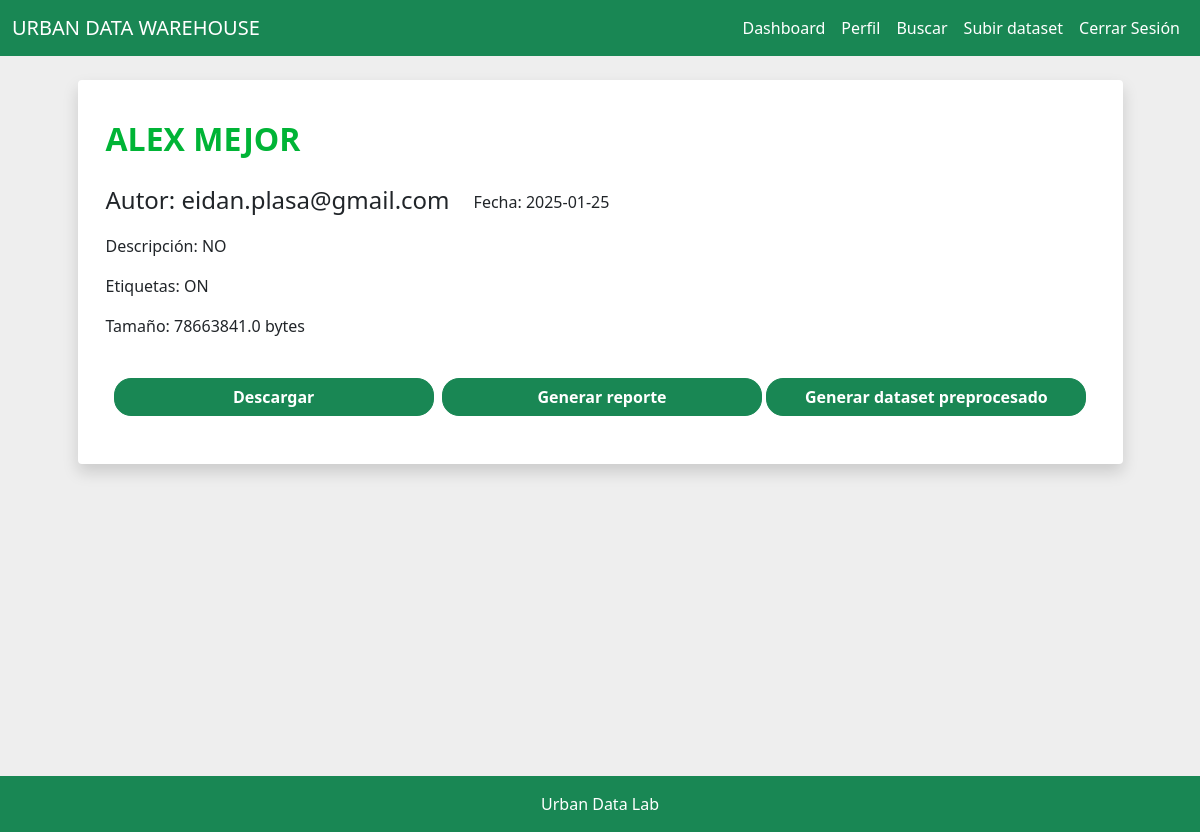
The page /view/21 (signed in) on the database its author committed.
### tables this page shows
CREATE TABLE datasets (
            id INTEGER PRIMARY KEY AUTOINCREMENT,
            user_id INTEGER NOT NULL,
            name TEXT NOT NULL,
            description TEXT,
            upload_date DATE NOT NULL,
            tag TEXT,
            size REAL,
            has_report BOOLEAN NOT NULL,
            FOREIGN KEY(user_id) REFERENCES users(id)
        );

CREATE TABLE users (
            id INTEGER PRIMARY KEY AUTOINCREMENT,
            username TEXT NOT NULL UNIQUE,
            password_hash TEXT NOT NULL
        );

### routes.py (the view, shortened to what this page needs)
@app.route('/view/<int:dataset_id>', methods=['GET', 'POST'])
@login_required
def view(dataset_id):
    db = get_db()
    cursor = db.cursor()
    cursor.execute('''
        SELECT datasets.id, datasets.name, datasets.description, datasets.upload_date, datasets.tag, datasets.size, datasets.has_report, users.username
        FROM datasets
        JOIN users ON datasets.user_id = users.id
        WHERE datasets.id = ?
    ''', (dataset_id,))
    dataset = cursor.fetchone()
    if not dataset:
        flash('dataset no encontrado.', 'danger')
        return redirect(url_for('search'))
    dataset_id, name, description, upload_date, tag, size, has_report, username = dataset
    dataset_tags = [t.strip().lower() for t in tag.split(',')]
    if 'viewed_tags' not in session:
        session['viewed_tags'] = []
    session['viewed_tags'].extend(dataset_tags)
    archivo_original = None
    extension = ""
    for file in os.listdir(DATASET_DIRECTORY):
        base, ext = os.path.splitext(file)
        if base == str(dataset_id):
            archivo_original = file
            extension = ext
            break
    ruta_original = os.path.join(DATASET_DIRECTORY, archivo_original) if archivo_original else None
    pdf_path = os.path.join(REPORT_DIRECTORY, f"{dataset_id}.pdf")
    pdf_exists = os.path.exists(pdf_path) and has_report == 1
    processed_path = os.path.join(PROCESSED_DIRECTORY, f"{dataset_id}.csv")
    processed_exists = os.path.exists(processed_path)
    return render_template('view.html',
                           dataset_id=dataset_id,
                           name=name,
                           description=description,
                           upload_date=upload_date,
                           tag=tag,
                           size=size,
                           username=username,
                           pdf_exists=pdf_exists,
                           processed_exists=processed_exists)

### __init__.py (called while the page is built)
def get_db():
    db = getattr(g, '_database', None)
    if db is None:
        db = g._database = sqlite3.connect(DATABASE)
    return db

@app.teardown_appcontext
def close_connection(exception):
    db = getattr(g, '_database', None)
    if db is not None:
        db.close()

### models.py (called while the page is built)
@login_manager.user_loader
def load_user(user_id):
    return User.get(user_id)

    @staticmethod
    def get(user_id):
        db = get_db()
        cursor = db.cursor()
        cursor.execute("SELECT * FROM users WHERE id = ?", (user_id,))
        user = cursor.fetchone()
        if not user:
            return None
        return User(id=user[0], username=user[1], password_hash=user[2])

### routes.py (called while the page is built)
@app.context_processor
def inject_js_files():
    js_folder = os.path.join(app.static_folder, 'js', 'choices')
    js_files = [f'js/choices/{file}' for file in os.listdir(js_folder) if file.endswith('.js')]
    return {'choices_js_files': js_files}

### templates/view.html (shortened to what this page needs)
{% extends "base.html" %}
{% block content %}
<div class="row justify-content-center">
    <div class="col-md-11 ">
        <div class="row">
            <div class="bg-white shadow rounded-1">
                <br>
                <div class="d-flex justify-content-start">
                    <h2 class="fw-bold ms-3 mt-3 mb-4 iverde">{{ name }}</h2>
                </div>
                <div class="ms-3 me-2 mt-1 mb-2">
                    <div class="d-flex">
                        <h4 class="">Autor: {{ username }}</h4>
                        <p class="ms-4 mt-1">Fecha: {{ upload_date }}</p>
                    </div>
                    <div class="mb-1 mt-1">
                        <p>Descripción: {{ description }}</p>
                    </div>
                    <p>Etiquetas: {{ tag }}</p>
                    <p>Tamaño: {{ size }} bytes</p>
                </div>
                <form method="POST" action="{{ url_for('view', dataset_id=dataset_id) }}">
                    <br/>
                    <div class="d-flex align-items-center ms-4 me-4">
                        <button type="submit" class="btn btn-success esperanza flex-grow-1 gordito ojo me-1 fw-bold" name="action" value="download">Descargar</button>
                        {% if not pdf_exists %}
                        <button type="submit" class="btn btn-success esperanza flex-grow-1 gordito ojo ms-1 fw-bold" name="action" value="report">Generar reporte</button>
                        {% else %}
                        <button type="submit" class="btn btn-secondary flex-grow-1 gordito ojo ms-1 fw-bold" disabled>Reporte generado</button>
                        {% endif %}
                        {% if not processed_exists %}
                        <button type="submit" class="btn btn-success esperanza flex-grow-1 gordito ojo ms-1 fw-bold" name="action" value="proccessed">Generar dataset preprocesado</button>
                        {% else %}
                        <button type="submit" class="btn btn-success esperanza flex-grow-1 gordito ojo ms-1 fw-bold" name="action" value="download_processed">Descargar dataset preprocesado</button>
                        {% endif %}
                    </div>
                    <br/>
                </form>
                <br>
            </div>
        </div>
    </div>
</div>
{% endblock %}

### static/basic.css (style rules this page uses)
:root { --principal: #03b600; --principal2:rgba(255, 255, 255, 0.256)d; --principallight: #5cab60d7; --secundario: #00b41e; --secundariolight: #63de7b6a; }
body { margin: 0; padding: 0; overflow-x: hidden; background-color: #eeeeee; }
.esperanza { border-radius: 17px; }
.gordito { width: 100%; }
.iverde { color: #00b436; }

### rows shown on the page
datasets: name "ALEX MEJOR", upload_date "2025-01-25", description "NO", tag "ON", size "78663841.0"
users: username "eidan.plasa@gmail.com"
